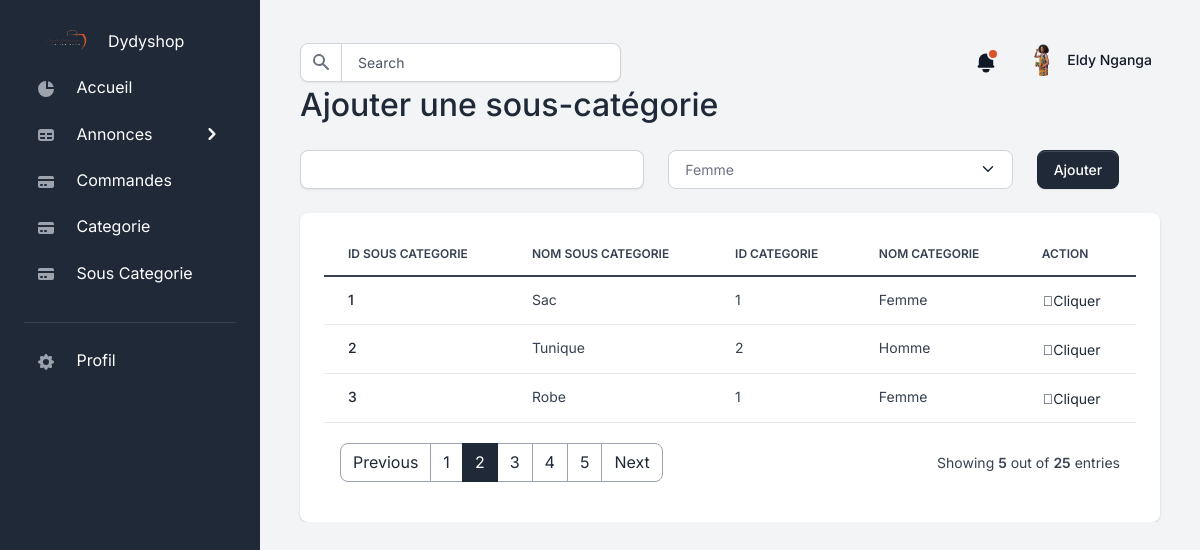
Before: /add_subcategory with the older database file.
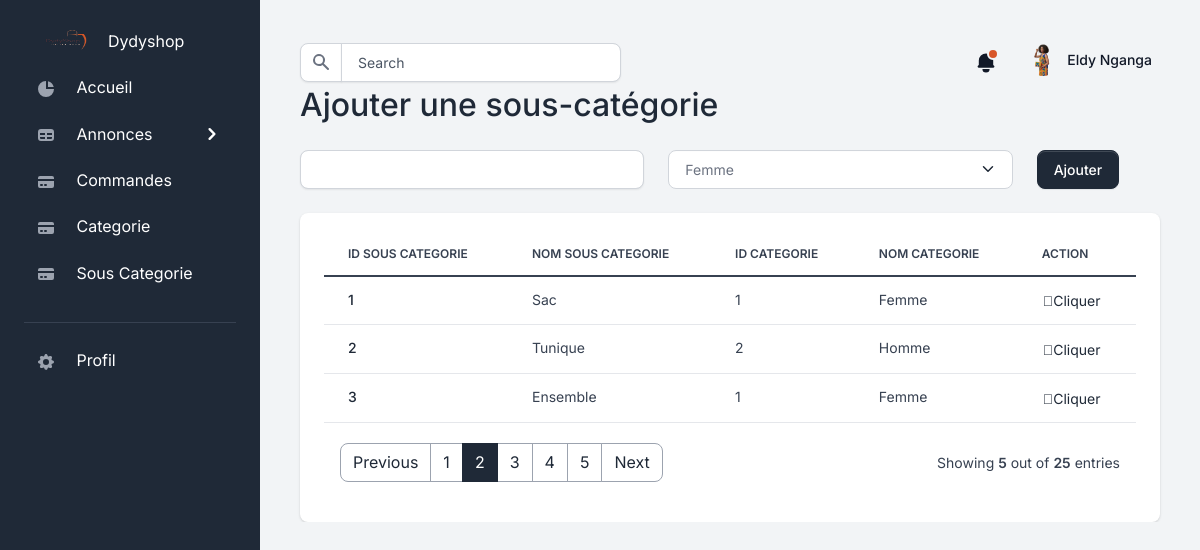
After: the same page with the newer database file.
### api/models/model.py (models this page shows)
class SubCategory(db.Model):
    __tablename__ = "sub_categories"
    id = db.Column(db.Integer, primary_key=True)
    name = db.Column(db.String(200), nullable=False)
    category_id = db.Column(db.Integer, db.ForeignKey("categories.id"))

class Category(db.Model):
    __tablename__ = "categories"
    id = db.Column(db.Integer, primary_key=True)
    name = db.Column(db.String(200), nullable=False)
    subcategories = db.relationship("SubCategory", backref="category")

### api/back.py (the view, shortened to what this page needs)
@app.route("/add_subcategory", methods=["GET", "POST"])
def add_subcategory():
    categories = Category.query.all()
    subcategories = SubCategory.query.all()
    return render_template(
        "/back/AddSubcategory.html", categories=categories, subcategories=subcategories
    )

### api/back.py (called while the page is built)
@app.before_request
def check_for_maintenance():
    if maintenance_mode and request.endpoint not in ["maintenance"]:
        return redirect(url_for("maintenance"))
    elif maintenance_mode and request.endpoint == "maintenance":
        return None
    else:
        return None

### api/templates/back/AddSubCategory.html (shortened to what this page needs)
{% extends './layout/baseAdmin.html' %}
{% block content %}
  <h2>Ajouter une sous-catégorie</h2>
  <form method="POST" action="{{ url_for('add_subcategory') }}">
    <div class="row my-4">
      <div class="form-group col-5">
        <input type="text" id="name" name="name" class="form-control" required />
      </div>
      <div class="form-group col-5">
        <select id="category" name="category" class="form-select" required>
          {% for category in categories %}
            <option value="{{ category.id }}">{{ category.name }}</option>
          {% endfor %}
        </select>
      </div>
      <div class="col-auto">
        <button type="submit" class="btn btn-primary ">Ajouter </button>
      </div>
    </div>
  </form>
  <div class="card card-body border-0 shadow table-wrapper table-responsive">
    <table class="table table-hover">
      <thead>
        <tr>
          <th class="border-gray-200">Id sous categorie</th>
          <th class="border-gray-200">Nom sous categorie</th>
          <th class="border-gray-200">Id categorie</th>
          <th class="border-gray-200">Nom categorie</th>
          <th class="border-gray-200">Action</th>
        </tr>
      </thead>
      <tbody>
        {% for subcategory in subcategories %}
          <tr>
            <td>
              <a href="#" class="fw-bold">{{ subcategory.id }}</a>
            </td>
            <td>
              <span class="fw-normal">{{ subcategory.name }}</span>
            </td>
            <td>
              <span class="fw-normal">{{ subcategory.category.id }}</span>
            </td>
            <td>
              <span class="fw-normal">{{ subcategory.category.name }}</span>
            </td>
            <td>
              <div class="btn-group">
                <button class="btn btn-link text-dark dropdown-toggle dropdown-toggle-split m-0 p-0" data-bs-toggle="dropdown" aria-haspopup="true" aria-expanded="false">
                  <span class="icon icon-sm"><span class="fas fa-ellipsis-h icon-dark"></span>Cliquer</span>
                </button>
              </div>
            </td>
          </tr>
        {% endfor %}
      </tbody>
    </table>
    <div class="card-footer px-3 border-0 d-flex flex-column flex-lg-row align-items-center justify-content-between">
      <nav aria-label="Page navigation example">
        <ul class="pagination mb-0">
          <li class="page-item">
            <a class="page-link" href="#">Previous</a>
          </li>
          <li class="page-item">
            <a class="page-link" href="#">1</a>
          </li>
          <li class="page-item active">
            <a class="page-link" href="#">2</a>
          </li>
          <li class="page-item">
            <a class="page-link" href="#">3</a>
          </li>
          <li class="page-item">
            <a class="page-link" href="#">4</a>
          </li>
          <li class="page-item">
            <a class="page-link" href="#">5</a>
          </li>
          <li class="page-item">
            <a class="page-link" href="#">Next</a>
          </li>
        </ul>
      </nav>
      <div class="fw-normal small mt-4 mt-lg-0">
        Showing <b>5</b> out of <b>25</b> entries
      </div>
    </div>
  </div>
{% endblock %}

Changed rows visible on the page:
changed SubCategory id 3: name "Robe" → "Ensemble"
